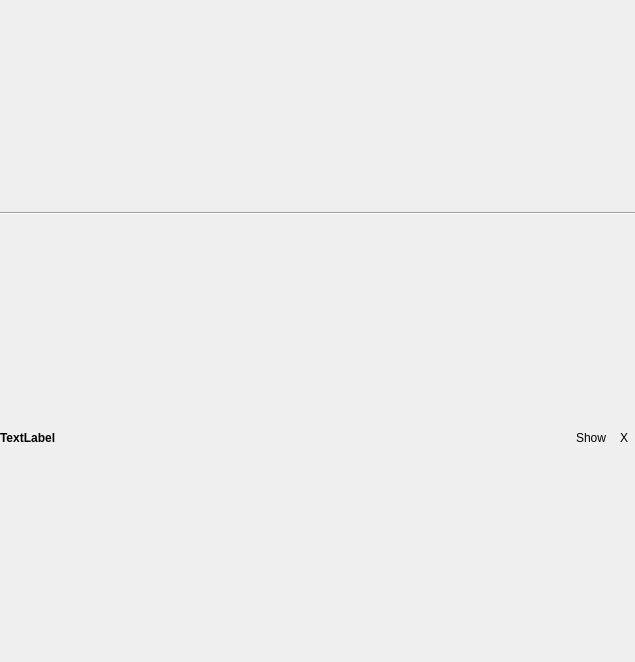
<ui version="4.0" >
 <class>StackPage</class>
 <widget class="QWidget" name="StackPage" >
  <property name="geometry" >
   <rect>
    <x>0</x>
    <y>0</y>
    <width>635</width>
    <height>662</height>
   </rect>
  </property>
  <property name="windowTitle" >
   <string>Form</string>
  </property>
  <layout class="QVBoxLayout" name="verticalLayout" >
   <property name="spacing" >
    <number>0</number>
   </property>
   <property name="margin" >
    <number>0</number>
   </property>
   <item>
    <widget class="Line" name="line" >
     <property name="orientation" >
      <enum>Qt::Horizontal</enum>
     </property>
    </widget>
   </item>
   <item>
    <layout class="QHBoxLayout" name="horizontalLayout" >
     <item>
      <widget class="QLabel" name="label_" >
       <property name="sizePolicy" >
        <sizepolicy vsizetype="Preferred" hsizetype="Preferred" >
         <horstretch>0</horstretch>
         <verstretch>0</verstretch>
        </sizepolicy>
       </property>
       <property name="font" >
        <font>
         <weight>75</weight>
         <bold>true</bold>
        </font>
       </property>
       <property name="text" >
        <string>TextLabel</string>
       </property>
       <property name="textFormat" >
        <enum>Qt::PlainText</enum>
       </property>
      </widget>
     </item>
     <item>
      <spacer name="horizontalSpacer" >
       <property name="orientation" >
        <enum>Qt::Horizontal</enum>
       </property>
       <property name="sizeHint" stdset="0" >
        <size>
         <width>40</width>
         <height>20</height>
        </size>
       </property>
      </spacer>
     </item>
     <item>
      <widget class="QToolButton" name="showButton_" >
       <property name="sizePolicy" >
        <sizepolicy vsizetype="Fixed" hsizetype="Fixed" >
         <horstretch>0</horstretch>
         <verstretch>0</verstretch>
        </sizepolicy>
       </property>
       <property name="toolTip" >
        <string>Show page</string>
       </property>
       <property name="text" >
        <string>Show</string>
       </property>
       <property name="icon" >
        <iconset resource="ide.qrc" >
         <normaloff>:/images/show.png</normaloff>:/images/show.png</iconset>
       </property>
       <property name="autoRaise" >
        <bool>true</bool>
       </property>
      </widget>
     </item>
     <item>
      <widget class="QToolButton" name="closeButton_" >
       <property name="toolTip" >
        <string>Close page</string>
       </property>
       <property name="text" >
        <string>X</string>
       </property>
       <property name="icon" >
        <iconset resource="ide.qrc" >
         <normaloff>:/images/close.png</normaloff>:/images/close.png</iconset>
       </property>
       <property name="toolButtonStyle" >
        <enum>Qt::ToolButtonIconOnly</enum>
       </property>
       <property name="autoRaise" >
        <bool>true</bool>
       </property>
      </widget>
     </item>
    </layout>
   </item>
  </layout>
 </widget>
 <resources>
  <include location="ide.qrc" />
 </resources>
 <connections/>
</ui>
